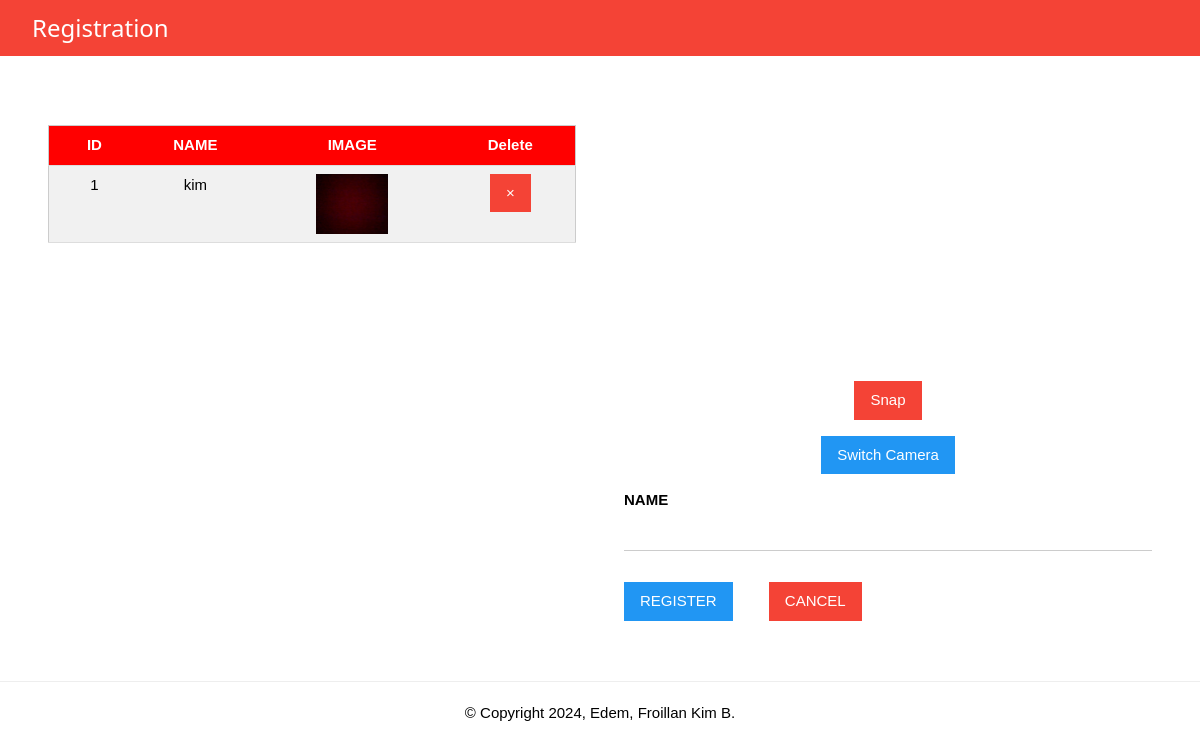
Before: / with the older database file.
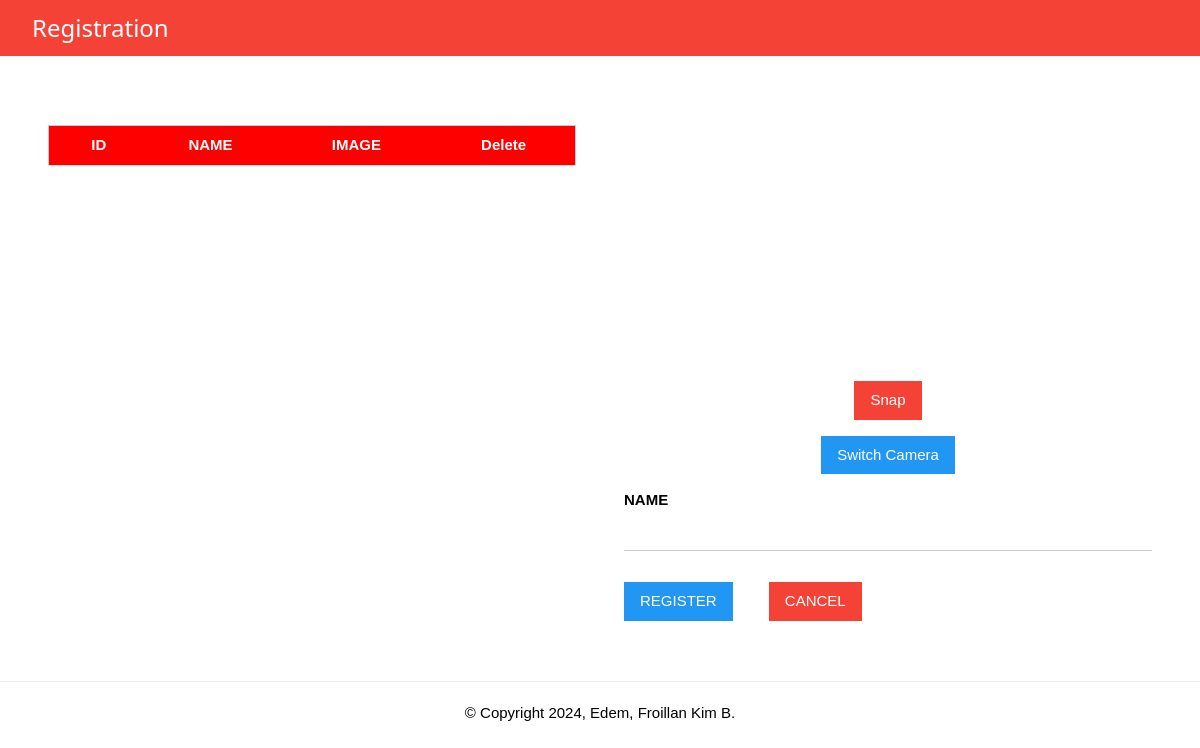
After: the same page with the newer database file.
### tables this page shows
CREATE TABLE students (
    id integer primary key autoincrement,
    name TEXT,
    image TEXT
);

### app.py (the view)
@app.route('/')
def student_list():
    pagetitle = "Registration"
    return render_template('index.html', data=getall_students(), pagetitle=pagetitle)

### app.py (called while the page is built)
def getall_students():
    try:
        sql = "SELECT * FROM students"
        db = connect('students.db')
        cursor = db.cursor()
        cursor.row_factory = Row
        cursor.execute(sql)
        data = cursor.fetchall()
        cursor.close()
        db.close()
        return data
    except Exception as e:
        app.logger.error(f"Error retrieving students: {e}")
        return []

### templates/index.html (shortened to what this page needs)
{% extends 'base.html' %}
{% block content %}
<div class="w3-row-padding">
    <div class="w3-half">
        <div class="w3-container w3-padding">
            <table class="w3-table-all">
                <tr>
                    <th>ID</th>
                    <th>NAME</th>
                    <th>IMAGE</th>
                    <th>Delete</th>
                </tr>
                {% for student in data %}
                <tr>
                    <td>{{ student["id"] }}</td>
                    <td>{{ student["name"] }}</td>
                    <td>
                        <img src="{{ student["image"] }}" alt="Profile Image" style="height: 60px;">
                    </td>
                    <td>
                        <form action="/delete_student" method="POST" style="display:inline;">
                            <button type="button" class="w3-button w3-red" onclick="confirmDelete({{ student['id'] }})">&times;</button>
                        </form>
                    </td>
                </tr>
                {% endfor %}
            </table>
        </div>
    </div>
    <div class="w3-half">
        <div class="w3-container w3-padding">
            <form id="student_form" method="POST" onsubmit="return false;">
                <div class="cam">
                    <div id="my_camera"></div>
                    <div id="my_result"></div>
                </div>
                <div style="align-items: center; justify-content: center; display: flex; flex-direction: column; width: 100%;">
                    <button type="button" class="w3-button w3-red w3-margin-top" onclick="snapshot()">Snap</button>
                    <button type="button" class="w3-button w3-blue w3-margin-top" onclick="toggleCamera()">Switch Camera</button>
                </div>
                <p>
                    <label><b>NAME</b></label>
                    <input type="text" name="name" id="name" class="w3-input" required>
                </p>
                <button type="button" class="w3-button w3-blue w3-margin-right" onclick="take_snapshot()">REGISTER</button>
                <button type="button" class="w3-button w3-red w3-margin" onclick="resetForm()">CANCEL</button>
            </form>
        </div>
    </div>
</div>
{% endblock %}

### templates/base.html (shortened to what this page needs)
<!DOCTYPE html>
<html lang="en">
<head>
    <link rel="stylesheet" href="../static/css/style.css">
</head>
<body>
    <div class='w3-container w3-red'>
	<h3 class="w3-left w3-margin-left">{{pagetitle}}</h3>
    </div>
   <div class='w3-container w3-padding-16'>
	{% block content %}
	{% endblock%}
</div>
<hr>
<div class='w3-center'>
	&copy; Copyright 2024, Edem, Froillan Kim B.
</div>
</body>
</html>

### static/css/style.css (style rules this page uses)
html { box-sizing: border-box; }
*, *:before, *:after { box-sizing: inherit; }
html { -ms-text-size-adjust: 100%; -webkit-text-size-adjust: 100%; }
body { margin: 0; }
b, strong { font-weight: bolder; }
hr { box-sizing: content-box; height: 0; overflow: visible; }
button, input, select, textarea, optgroup { font: inherit; margin: 0; }
button, input { overflow: visible; }
button, select { text-transform: none; }
button, [type="button"], [type="reset"], [type="submit"] { -webkit-appearance: button; }
html, body { font-family: Verdana, sans-serif; font-size: 15px; line-height: 1.5; }
html { overflow-x: hidden; }
h3 { font-size: 24px; }
h1, h2, h3, h4, h5, h6 { font-family: "Segoe UI", Arial, sans-serif; font-weight: 400; margin: 10px 0; }
hr { border: 0; border-top: 1px solid #eee; margin: 20px 0; }
.w3-table, .w3-table-all { border-collapse: collapse; border-spacing: 0; width: 100%; display: table; }
.w3-table-all { border: 1px solid #ccc; }
.w3-bordered tr, .w3-table-all tr { border-bottom: 1px solid #ddd; }
.w3-table-all tr:nth-child(odd) { background-color: #fff; }
.w3-table td, .w3-table th, .w3-table-all td, .w3-table-all th { padding: 8px 8px; display: table-cell; text-align: left; vertical-align: top; }
.w3-table th:first-child, .w3-table td:first-child, .w3-table-all th:first-child, .w3-table-all td:first-child { padding-left: 16px; }
.w3-btn, .w3-button { border: none; display: inline-block; padding: 8px 16px; vertical-align: middle; overflow: hidden; text-decoration: none; color: inherit; background-color: inherit; text-align: center; cursor: pointer; white-space: nowrap; }
.w3-btn, .w3-button { -webkit-touch-callout: none; -webkit-user-select: none; -khtml-user-select: none; -moz-user-select: none; -ms-user-select: none; user-select: none; }
.w3-input { padding: 8px; display: block; border: none; border-bottom: 1px solid #ccc; width: 100%; }
.w3-container:after, .w3-container:before, .w3-panel:after, .w3-panel:before, .w3-row:after, .w3-row:before, .w3-row-padding:after, .w3-row-padding:before, .w3-cell-row:before, .w3-cell-row:after, .w3-clear:after, .w3-clear:before, .w3-bar:before, .w3-bar:after { content: ""; display: table; clear: both; }
.w3-col, .w3-half, .w3-third, .w3-twothird, .w3-threequarter, .w3-quarter { float: left; width: 100%; }
@media (min-width: 601px) { .w3-col.m6, .w3-half { width: 49.99999%; } }
.w3-row-padding, .w3-row-padding > .w3-half, .w3-row-padding > .w3-third, .w3-row-padding > .w3-twothird, .w3-row-padding > .w3-threequarter, .w3-row-padding > .w3-quarter, .w3-row-padding > .w3-col { padding: 0 8px; }
.w3-container, .w3-panel { padding: 0.01em 16px; }
.w3-center { text-align: center !important; }
.w3-margin { margin: 16px !important; }
.w3-margin-top { margin-top: 16px !important; }
.w3-margin-left { margin-left: 16px !important; }
.w3-margin-right { margin-right: 16px !important; }
.w3-padding { padding: 8px 16px !important; }
.w3-padding-16 { padding-top: 16px !important; padding-bottom: 16px !important; }
.w3-left { float: left !important; }
.w3-blue, .w3-hover-blue:hover { color: #fff !important; background-color: #2196f3 !important; }
.w3-red, .w3-hover-red:hover { color: #fff !important; background-color: #f44336 !important; }

### templates/index.html (style rules this page uses)
.w3-half { margin-top: 3rem; }
.w3-table-all th { background-color: red; color: white; }
.w3-table-all th, .w3-table-all td { text-align: center; }
#my_result { margin: auto; width: 290px; height: 240px; display: flex; align-items: center; justify-content: center; margin-left: -3rem; }
.cam { display: flex; gap: 5rem; }

Changed rows visible on the page:
removed students: id "1", name "kim", image (picture)
